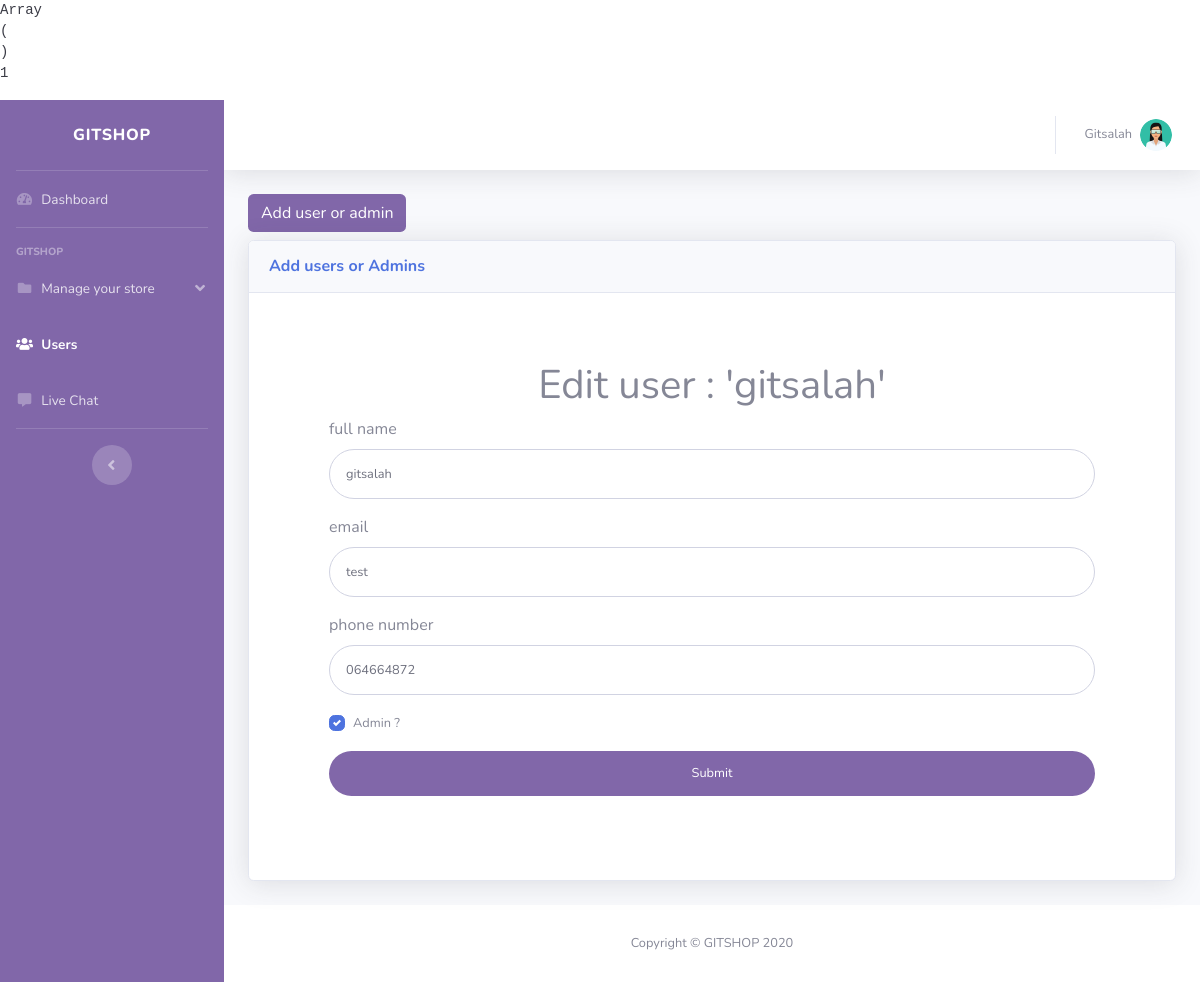
The page /backoffice/users/edit.php?idU_edit=5 (signed in) on the database its author committed.
### tables this page shows
CREATE TABLE `users` (
  `idU` int(11) NOT NULL,
  `fullname` varchar(255) NOT NULL,
  `email` varchar(255) NOT NULL,
  `password` varchar(255) NOT NULL,
  `phone_number` varchar(255) NOT NULL,
  `admin` tinyint(4) NOT NULL,
  `superAdmin` tinyint(4) NOT NULL,
  `ban` tinyint(4) NOT NULL
);

### app/controllers/users.php (called while the page is built, shortened)
<?php
$crud = new CRUD();
$table = 'users';
if(isset($_GET['idU_edit'])){
    $dataEditIdU = $crud->selectOne($table, ['idU' => $_GET['idU_edit']]);
    $fullnameEdit = $dataEditIdU['fullname'];
    $emailEdit = $dataEditIdU['email'];
    $phoneEdit = $dataEditIdU['phone_number'];
    $status = $dataEditIdU['admin'];
}

### backoffice/users/edit.php (the view, shortened to what this page needs)
<?php
include('../../app/models/db.php');
include('../../app/controllers/users.php');
?>
<!DOCTYPE html>
<html lang="en">
<head>
    <link href="../vendor/fontawesome-free/css/all.min.css" rel="stylesheet" type="text/css">
    <link href="../css/sb-admin-2.min.css" rel="stylesheet">
    <link href="../vendor/datatables/dataTables.bootstrap4.min.css" rel="stylesheet">
</head>
<body id="page-top">
    <div id="wrapper">
        <ul style="background:#8167A9" class="navbar-nav  sidebar sidebar-dark accordion" id="accordionSidebar">
            <a class="sidebar-brand d-flex align-items-center justify-content-center" href="../dashboard.php">
                <div class="sidebar-brand-text mx-3">GITSHOP</div>
            </a>
            <hr class="sidebar-divider my-0">
            <li class="nav-item ">
                <a class="nav-link" href="../dashboard.php">
                    <i class="fas fa-fw fa-tachometer-alt"></i>
                    <span>Dashboard</span></a>
            </li>
            <hr class="sidebar-divider">
            <div class="sidebar-heading">
                GITSHOP
            </div>
            <li class="nav-item">
                <a class="nav-link " href="#" data-toggle="collapse" data-target="#collapsePages" aria-expanded="true" aria-controls="collapsePages">
                    <i class="fas fa-fw fa-folder"></i>
                    <span>Manage your store</span>
                </a>
            </li>
            <li class="nav-item active">
                <a class="nav-link" href="../users">
                    <i class="fas fa-fw fa-users"></i>
                    <span>Users</span></a>
            </li>
            <li class="nav-item">
        <a class="nav-link" href="../livechat">
          <i class="fas fa-fw fa-comment-alt"></i>
          <span>Live Chat</span></a>
      </li>
            <hr class="sidebar-divider d-none d-md-block">
            <div class="text-center d-none d-md-inline">
                <button class="rounded-circle border-0" id="sidebarToggle"></button>
            </div>
        </ul>
        <div id="content-wrapper" class="d-flex flex-column">
            <div id="content">
                <nav class="navbar navbar-expand navbar-light bg-white topbar mb-4 static-top shadow">
                    <ul class="navbar-nav ml-auto">
                        <li class="nav-item dropdown no-arrow">
                            <a class="nav-link dropdown-toggle" href="#" id="userDropdown" role="button" data-toggle="dropdown" aria-haspopup="true" aria-expanded="false">
                                <span class="mr-2 d-none d-lg-inline text-gray-600 small text-capitalize">
                                    <?php echo $_SESSION['Admin'] ?></span>
                                <img class="img-profile rounded-circle" src="../img/avatar.png">
                            </a>
                        </li>
                    </ul>
                </nav>
                <div class="container-fluid">
                    <a name="" id="" class="btn btn-maria mb-2" href="create.php" role="button">Add user or admin</a>
                    <div class="card shadow mb-4">
                        <div class="card-header py-3">
                            <h6 class="m-0 font-weight-bold text-primary">Add users or Admins</h6>
                        </div>
                        <div class="card-body">
                            <div class="col">
                            <div class="p-5">
                            <h1 class="text-center">Edit user : <?php echo "'$fullnameEdit'"?> </h1>
                            <form action="" class="user" method="post">
          <div class="form-group">
              <label for="my-input">full name</label>
              <input id="my-input" class="form-control form-control-user" value="<?php echo $fullnameEdit ?>"  type="text" name="fullname">
          </div>
          <div class="form-group">
              <label for="my-input">email</label>
              <input id="my-input" class="form-control form-control-user" value="<?php echo $emailEdit ?>" type="email" name="email">
          </div>
          <div class="form-group">
              <label for="my-input">phone number</label>
              <input id="my-input" class="form-control form-control-user" value="<?php echo $phoneEdit; ?>" type="tel" name="phone_number" placeholder="06XXXXXXXX" pattern="[0-9]{10}" required>
          </div>
          <div class="form-group">
          <div class="custom-control custom-checkbox small">
          <?php if($status == 1): ?>
                      <label class="custom-control-label" for="customCheck">Admin ?</label>
                   <?php else: ?>
                    <input type="checkbox" name="admin" class="custom-control-input" id="customCheck" >
                      <label class="custom-control-label" for="customCheck">Admin ?</label>
                    <?php endif; ?>
                    </div>
             </div>
          <button type="submit" name="editUserBackoffice" class="btn btn-maria btn-user btn-block">Submit</button>
      </form>
                            </div>
                            </div>
                        </div>
                    </div>
                </div>
            </div>
            <footer class="sticky-footer bg-white">
                <div class="container my-auto">
                    <div class="copyright text-center my-auto">
                        <span>Copyright &copy; GITSHOP 2020</span>
                    </div>
                </div>
            </footer>
        </div>
    </div>
</body>
</html>

### backoffice/users/edit.php (style rules this page uses)
a { text-decoration: none !important; }

### rows shown on the page
users: fullname "gitsalah", email "test", phone_number "064664872"

### other values the page prints
print_r($value) "Array ( ) 1"
$_SESSION['Admin'] "Gitsalah"
